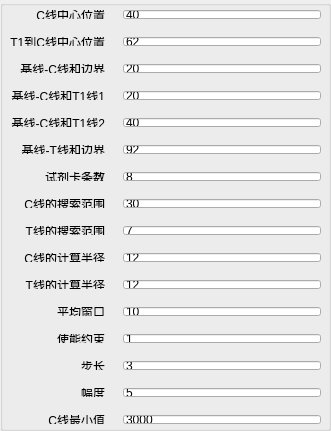
     <widget class="QGroupBox" name="groupBox_2">
      <property name="geometry">
       <rect>
        <x>0</x>
        <y>90</y>
        <width>331</width>
        <height>431</height>
       </rect>
      </property>
      <property name="title">
       <string/>
      </property>
      <widget class="QWidget" name="layoutWidget_2">
       <property name="geometry">
        <rect>
         <x>10</x>
         <y>10</y>
         <width>311</width>
         <height>414</height>
        </rect>
       </property>
       <layout class="QHBoxLayout" name="horizontalLayout_S">
        <property name="spacing">
         <number>18</number>
        </property>
        <item>
         <layout class="QGridLayout" name="gridLayout_S">
          <item row="0" column="0">
           <widget class="QLabel" name="Information_label4_S">
            <property name="text">
             <string>C线中心位置</string>
            </property>
            <property name="alignment">
             <set>Qt::AlignRight|Qt::AlignTrailing|Qt::AlignVCenter</set>
            </property>
           </widget>
          </item>
          <item row="1" column="0">
           <widget class="QLabel" name="Information_label5_S">
            <property name="text">
             <string>T1到C线中心位置</string>
            </property>
            <property name="alignment">
             <set>Qt::AlignRight|Qt::AlignTrailing|Qt::AlignVCenter</set>
            </property>
           </widget>
          </item>
          <item row="2" column="0">
           <widget class="QLabel" name="Information_label6_S">
            <property name="text">
             <string>基线-C线和边界</string>
            </property>
            <property name="alignment">
             <set>Qt::AlignRight|Qt::AlignTrailing|Qt::AlignVCenter</set>
            </property>
           </widget>
          </item>
          <item row="3" column="0">
           <widget class="QLabel" name="Information_label7_S">
            <property name="text">
             <string>基线-C线和T1线1</string>
            </property>
            <property name="alignment">
             <set>Qt::AlignRight|Qt::AlignTrailing|Qt::AlignVCenter</set>
            </property>
           </widget>
          </item>
          <item row="4" column="0">
           <widget class="QLabel" name="Information_label8_S">
            <property name="text">
             <string>基线-C线和T1线2</string>
            </property>
            <property name="alignment">
             <set>Qt::AlignRight|Qt::AlignTrailing|Qt::AlignVCenter</set>
            </property>
           </widget>
          </item>
          <item row="5" column="0">
           <widget class="QLabel" name="Information_label9_S">
            <property name="text">
             <string>基线-T线和边界</string>
            </property>
            <property name="alignment">
             <set>Qt::AlignRight|Qt::AlignTrailing|Qt::AlignVCenter</set>
            </property>
           </widget>
          </item>
          <item row="6" column="0">
           <widget class="QLabel" name="Information_label10_S">
            <property name="text">
             <string>试剂卡条数</string>
            </property>
            <property name="alignment">
             <set>Qt::AlignRight|Qt::AlignTrailing|Qt::AlignVCenter</set>
            </property>
           </widget>
          </item>
          <item row="7" column="0">
           <widget class="QLabel" name="Information_label11_S">
            <property name="text">
             <string>C线的搜索范围</string>
            </property>
            <property name="alignment">
             <set>Qt::AlignRight|Qt::AlignTrailing|Qt::AlignVCenter</set>
            </property>
           </widget>
          </item>
          <item row="8" column="0">
           <widget class="QLabel" name="Information_label12_S">
            <property name="text">
             <string>T线的搜索范围</string>
            </property>
            <property name="alignment">
             <set>Qt::AlignRight|Qt::AlignTrailing|Qt::AlignVCenter</set>
            </property>
           </widget>
          </item>
          <item row="9" column="0">
           <widget class="QLabel" name="Information_label13_S">
            <property name="text">
             <string>C线的计算半径</string>
            </property>
            <property name="alignment">
             <set>Qt::AlignRight|Qt::AlignTrailing|Qt::AlignVCenter</set>
            </property>
           </widget>
          </item>
          <item row="10" column="0">
           <widget class="QLabel" name="Information_label14_S">
            <property name="text">
             <string>T线的计算半径</string>
            </property>
            <property name="alignment">
             <set>Qt::AlignRight|Qt::AlignTrailing|Qt::AlignVCenter</set>
            </property>
           </widget>
          </item>
          <item row="11" column="0">
           <widget class="QLabel" name="Information_label15_S">
            <property name="text">
             <string>平均窗口</string>
            </property>
            <property name="alignment">
             <set>Qt::AlignRight|Qt::AlignTrailing|Qt::AlignVCenter</set>
            </property>
           </widget>
          </item>
          <item row="12" column="0">
           <widget class="QLabel" name="Information_label16_S">
            <property name="text">
             <string>使能约束</string>
            </property>
            <property name="alignment">
             <set>Qt::AlignRight|Qt::AlignTrailing|Qt::AlignVCenter</set>
            </property>
           </widget>
          </item>
          <item row="13" column="0">
           <widget class="QLabel" name="Information_label17_S">
            <property name="text">
             <string>步长</string>
            </property>
            <property name="alignment">
             <set>Qt::AlignRight|Qt::AlignTrailing|Qt::AlignVCenter</set>
            </property>
           </widget>
          </item>
          <item row="14" column="0">
           <widget class="QLabel" name="Information_label18_S">
            <property name="text">
             <string>幅度</string>
            </property>
            <property name="alignment">
             <set>Qt::AlignRight|Qt::AlignTrailing|Qt::AlignVCenter</set>
            </property>
           </widget>
          </item>
          <item row="15" column="0">
           <widget class="QLabel" name="Information_label19_S">
            <property name="text">
             <string>C线最小值</string>
            </property>
            <property name="alignment">
             <set>Qt::AlignRight|Qt::AlignTrailing|Qt::AlignVCenter</set>
            </property>
           </widget>
          </item>
         </layout>
        </item>
        <item>
         <layout class="QGridLayout" name="gridLayout_4">
          <item row="0" column="0">
           <widget class="QLineEdit" name="Center_LineC_S">
            <property name="text">
             <string>40</string>
            </property>
           </widget>
          </item>
          <item row="1" column="0">
           <widget class="QLineEdit" name="T1_Ccenter_S">
            <property name="text">
             <string>62</string>
            </property>
           </widget>
          </item>
          <item row="2" column="0">
           <widget class="QLineEdit" name="base_CAndEdge_S">
            <property name="text">
             <string>20</string>
            </property>
           </widget>
          </item>
          <item row="3" column="0">
           <widget class="QLineEdit" name="base_CAndT1_1_S">
            <property name="text">
             <string>20</string>
            </property>
           </widget>
          </item>
          <item row="4" column="0">
           <widget class="QLineEdit" name="base_CAndT1_2_S">
            <property name="text">
             <string>40</string>
            </property>
           </widget>
          </item>
          <item row="6" column="0">
           <widget class="QLineEdit" name="ProductNum_S">
            <property name="text">
             <string>8</string>
            </property>
           </widget>
          </item>
          <item row="8" column="0">
           <widget class="QLineEdit" name="SearchHalfRadius_C_S">
            <property name="text">
             <string>30</string>
            </property>
           </widget>
          </item>
          <item row="9" column="0">
           <widget class="QLineEdit" name="SearchHalfRadius_T_S">
            <property name="text">
             <string>7</string>
            </property>
           </widget>
          </item>
          <item row="10" column="0">
           <widget class="QLineEdit" name="AreaC_HalfRadius_S">
            <property name="text">
             <string>12</string>
            </property>
           </widget>
          </item>
          <item row="11" column="0">
           <widget class="QLineEdit" name="AreaT_HalfRadius_S">
            <property name="text">
             <string>12</string>
            </property>
           </widget>
          </item>
          <item row="12" column="0">
           <widget class="QLineEdit" name="WinSize_S">
            <property name="text">
             <string>10</string>
            </property>
           </widget>
          </item>
          <item row="13" column="0">
           <widget class="QLineEdit" name="LimitEnabled_S">
            <property name="text">
             <string>1</string>
            </property>
           </widget>
          </item>
          <item row="14" column="0">
           <widget class="QLineEdit" name="C_StepSize_S">
            <property name="text">
             <string>3</string>
            </property>
           </widget>
          </item>
          <item row="15" column="0">
           <widget class="QLineEdit" name="C_Magnitude_S">
            <property name="text">
             <string>5</string>
            </property>
           </widget>
          </item>
          <item row="16" column="0">
           <widget class="QLineEdit" name="C_Min_S">
            <property name="text">
             <string>3000</string>
            </property>
           </widget>
          </item>
          <item row="5" column="0">
           <widget class="QLineEdit" name="base_TAndEdge_S">
            <property name="text">
             <string>92</string>
            </property>
           </widget>
          </item>
         </layout>
        </item>
       </layout>
      </widget>
     </widget>
